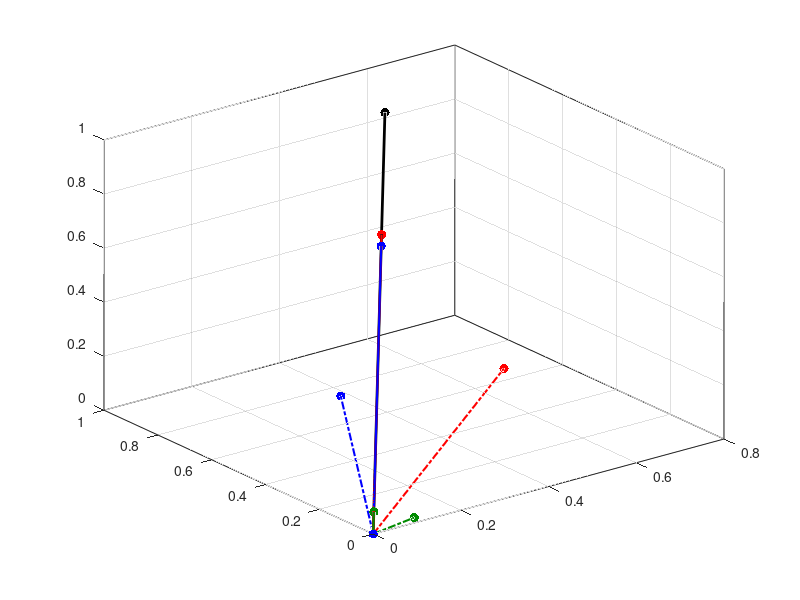

Reproduce this figure in MATLAB.
clc,clear,close all

rng(17)

u = rand(3,1);
v = rand(2,1);

x1 = rand(2,1);
x2 = rand(2,1);
x3 = rand(2,1);

x11 = u*v'*x1;
x22 = u*v'*x2;
x33 = u*v'*x3;

figure
view(3)
lineWidth = 1.5;
markerSize = 20;

colors = [1,0,0;
    0,0.545,0;
    0,0,1];

plot3([0,u(1)],[0,u(2)],[0,u(3)], ...
    "LineWidth",lineWidth+0.5,"Marker",".","MarkerSize",markerSize, ...
    "Color","k")

hold(gca,"on"),box(gca,"on"),grid(gca,"on")
plot3([0,x1(1)],[0,x1(2)],[0,0], ...
    "LineWidth",lineWidth,"Marker",".","MarkerSize",markerSize, ...
    "LineStyle","-.","Color",colors(1,:))
plot3([0,x2(1)],[0,x2(2)],[0,0], ...
    "LineWidth",lineWidth,"Marker",".","MarkerSize",markerSize, ...
    "LineStyle","-.","Color",colors(2,:))
plot3([0,x3(1)],[0,x3(2)],[0,0], ...
    "LineWidth",lineWidth,"Marker",".","MarkerSize",markerSize, ...
    "LineStyle","-.","Color",colors(3,:))

plot3([0,x11(1)],[0,x11(2)],[0,x11(3)], ...
    "LineWidth",lineWidth,"Marker",".","MarkerSize",markerSize, ...
    "Color",colors(1,:))
plot3([0,x22(1)],[0,x22(2)],[0,x22(3)], ...
    "LineWidth",lineWidth,"Marker",".","MarkerSize",markerSize, ...
    "Color",colors(2,:))
plot3([0,x33(1)],[0,x33(2)],[0,x33(3)], ...
    "LineWidth",lineWidth,"Marker",".","MarkerSize",markerSize, ...
    "Color",colors(3,:))
